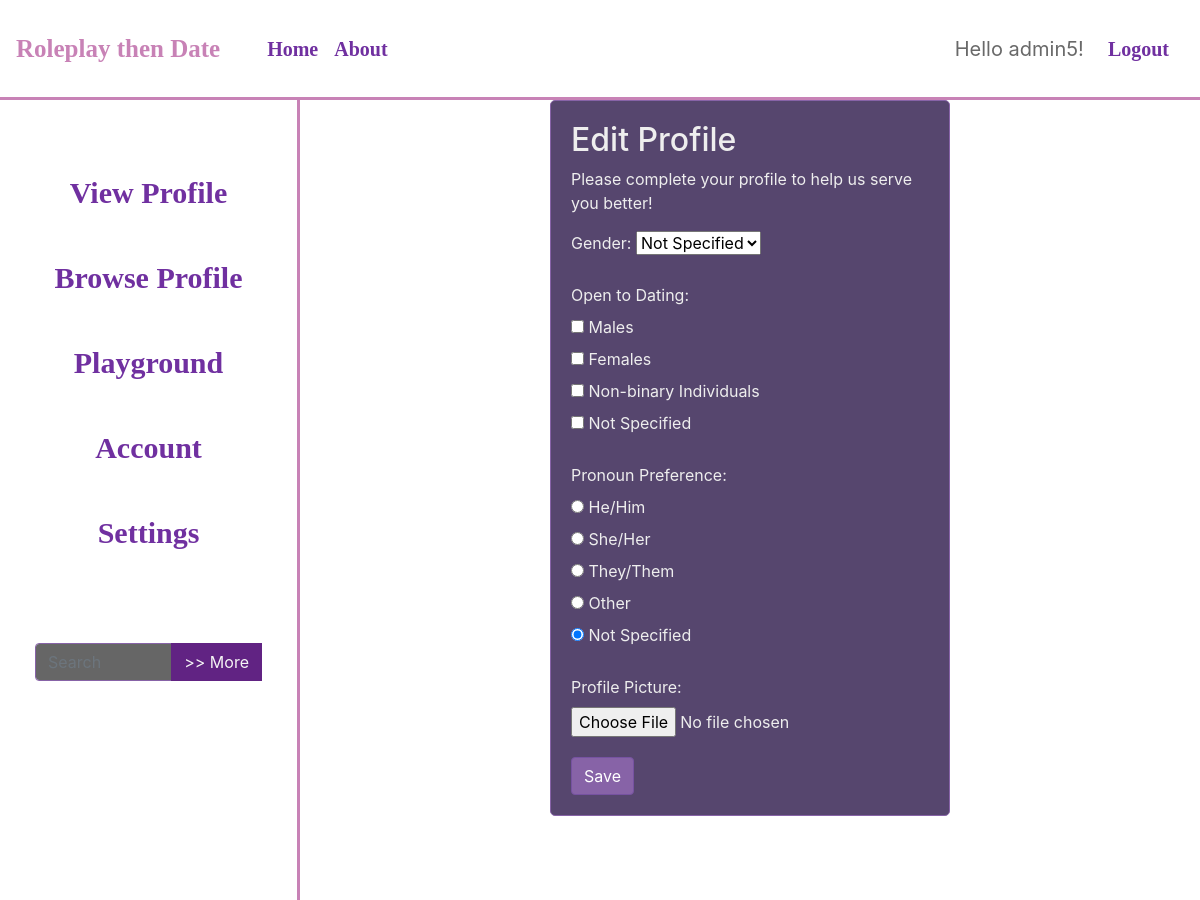
Before: /accounts/edit_profile/ (signed in) with the older database file.
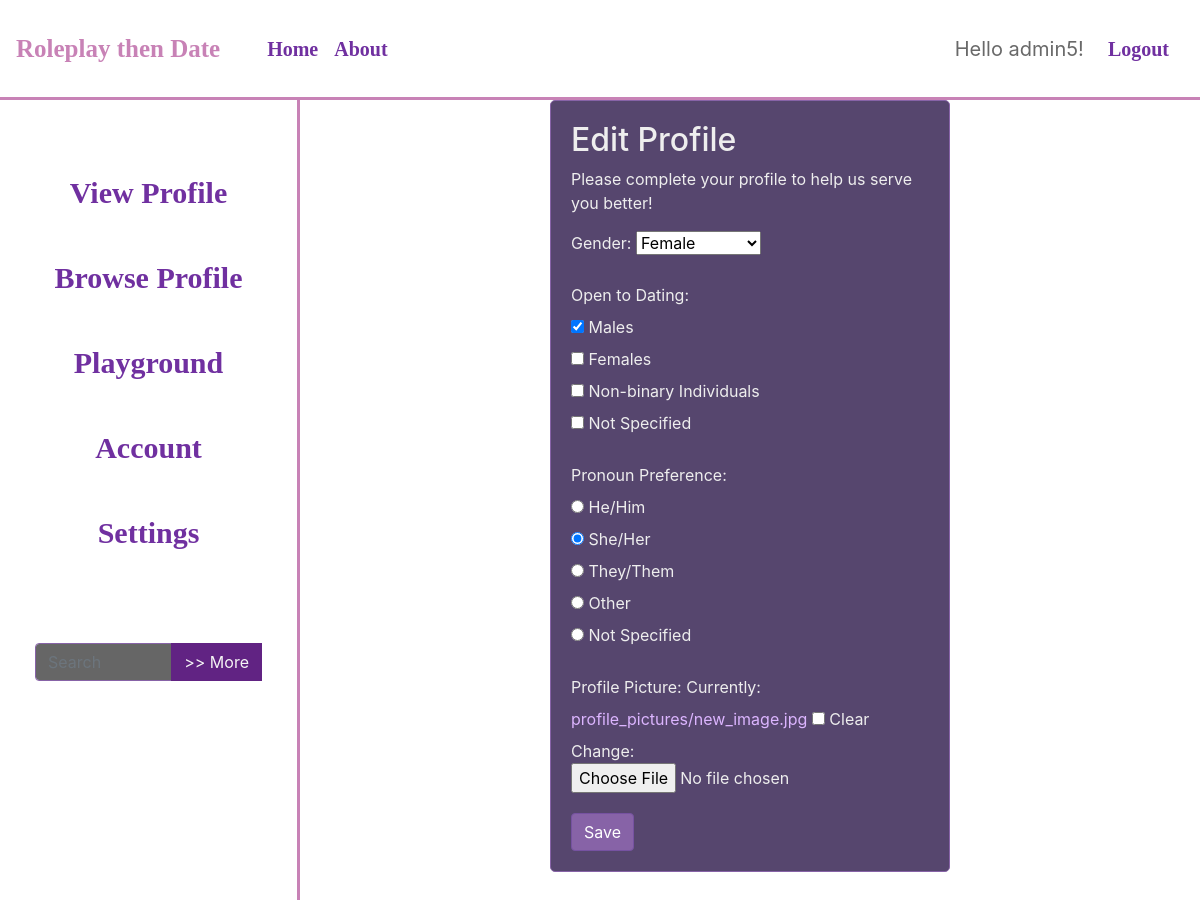
After: the same page with the newer database file.
### accounts/models.py (models this page shows, shortened)
class Profile(models.Model):
    user = models.OneToOneField(User, on_delete=models.CASCADE)
    open_to_dating = models.ManyToManyField(DatingPreference, blank=True)
    GENDER_CHOICES = [
        ("M", "Male"),
        ("F", "Female"),
        ("N", "Non-binary"),
        ("NS", "Not Specified"),  # added this for completeness
    ]
    gender = models.CharField(max_length=2, choices=GENDER_CHOICES, default="NS")
    pronoun_preference = models.CharField(
        max_length=20,
        choices=[
            ("not_specified", "Not specified"),
            ("he_him", "He/Him"),
            ("she_her", "She/Her"),
            ("they_them", "They/Them"),
            ("other", "Other"),
        ],
        default="not_specified",
    )
    custom_pronoun = models.CharField(max_length=255, blank=True, null=True)
    profile_picture = models.ImageField(
        upload_to="profile_pictures/", blank=True, null=True
    )

### accounts/views.py (the view)
# urls.py: path("edit_profile/", edit_profile, name="edit_profile"),
@login_required
def edit_profile(request):
    profile = request.user.profile  # refers to the currently authenticated user
    if request.method == "POST":
        form = EditProfileForm(request.POST, request.FILES, instance=profile)
        if form.is_valid():
            _handle_form_valid(request, form)
            return HttpResponseRedirect(reverse("profile_updated"))
        else:
            messages.error(
                request, "There was an error in the form. Please check your inputs."
            )
    else:
        form = EditProfileForm(instance=profile)
    return render(request, "accounts/profile/edit_profile.html", {"form": form})

### accounts/forms.py (shortened to what this page needs)
class EditProfileForm(forms.ModelForm):
    GENDER_CHOICES = Profile.GENDER_CHOICES  # Use the choices from the Profile model
    pronoun_preference = forms.ChoiceField(
        choices=[
            ("he_him", "He/Him"),
            ("she_her", "She/Her"),
            ("they_them", "They/Them"),
            ("other", "Other"),
            ("not_specified", "Not Specified"),  # Added this choice
        ],
        widget=forms.RadioSelect,
        required=False,
    )
    open_to_dating = forms.ModelMultipleChoiceField(
        queryset=DatingPreference.objects.all(),
        widget=forms.CheckboxSelectMultiple,
        required=False,
    )
    custom_pronoun = forms.CharField(
        max_length=255,
        required=False,
        widget=forms.TextInput(attrs={"placeholder": "Custom Pronoun"}),
    )
    profile_picture = forms.ImageField(
        required=False,
        widget=forms.ClearableFileInput(attrs={"accept": "image/*"}),
    )
    class Meta:
        model = Profile
        fields = (
            "gender",
            "open_to_dating",
            "pronoun_preference",
            "custom_pronoun",
            "profile_picture",
        )

### accounts/models.py (called while the page is built)
    def __str__(self):
        return (
            self.get_gender_display()
        )  # Using get_gender_display for better representation

### accounts/templates/accounts/profile/edit_profile.html (shortened to what this page needs)
{% extends "base.html" %}
{% block content %}
  <div class="profile-edit-container">
    <h2>Edit Profile</h2>
    <p>Please complete your profile to help us serve you better!</p>
    <form method="post" action="{% url 'edit_profile' %}" enctype="multipart/form-data">
      <div class="form-group">
        <label>Gender:</label>
        {{ form.gender }}
      </div>
      <div class="form-group">
        <label>Open to Dating:</label>
        {{ form.open_to_dating }}
      </div>
      <div class="form-group">
        <label>Pronoun Preference:</label>
        {% for choice in form.pronoun_preference %}
            <div class="radio-option">
                <label>
                    {{ choice.tag }}
                    {{ choice.choice_label }}
                </label>
            </div>
        {% endfor %}
      </div>
      <div class="form-group">
        <label for="{{ form.profile_picture.id_for_label }}">Profile Picture:</label>
        {{ form.profile_picture }}
      </div>
      <button type="submit" class="btn btn-primary">Save</button>
    </form>
  </div>
{% endblock %}

### templates/base.html (shortened to what this page needs)
<!DOCTYPE html>
<html lang="en">
<head>
    {% load static %}
    <link rel="stylesheet" href="https://cdn.jsdelivr.net/npm/bootstrap@4.5.3/dist/css/bootstrap.min.css">
    <link rel="stylesheet" href="{% static 'css/styles.css' %}" />
</head>
<body>
<nav class="navbar navbar-expand-md navbar-dark bg-steel fixed-top">
    <a class="navbar-brand mr-4" href="/">Roleplay then Date</a>
    <div class="container">
      <div class="collapse navbar-collapse" id="navbarToggle">
        <div class="navbar-nav mr-auto">
          <a class="nav-item nav-link" href="{% url 'home' %}" style="font-size:20px; font-weight:bolder; color: #7030a0;font-family:Luminari; ">Home</a>
          <a class="nav-item nav-link" href="{% url 'about' %}" style="font-size:20px; font-weight:bolder; color: #7030a0;font-family:Luminari; ">About</a>
        </div>
        <div class="navbar-nav" style="font-size: 20px; color:dimgray">
          {% if user.is_authenticated %}
              Hello {{ request.user }}!
              <a href="{% url 'logout' %}" style="font-size:20px; font-weight:bolder; color: #7030a0;font-family:Luminari; ">Logout</a>
          {% else %}
              <a class="nav-item nav-link" href="{% url 'login' %}" style="font-size:20px; font-weight:bolder; color: #7030a0;font-family:Luminari; ">Login</a>
              <a class="nav-item nav-link" href="{% url 'signup' %}" style="font-size:20px; font-weight:bolder; color: #7030a0;font-family:Luminari; ">Signup</a>
          {% endif %}
        </div>
      </div>
    </div>
  </nav>
<main role="main" class="container-fluid">
    <div class="row">
        {% if user.is_authenticated %}
        <div class="col-md-3 sidebar">
            <a href="{% url 'view_profile' %}">View Profile</a>
            <a href="{% url 'browse_profiles' %}">Browse Profile</a>
            <a href="#">Playground</a>
            <a href="{% url 'account' %}">Account</a>
            <a href="#">Settings</a>
            <div class="search-container mt-5">
                <div class="input-group">
                    <input type="text" class="form-control" placeholder="Search">
                    <div class="input-group-append">
                        <button class="btn search-button" type="button">>> More</button>
                    </div>
                </div>
            </div>
        </div>
        {% endif %}
        <div class="col-md-9">
            <div class="{% if user.is_authenticated %}center-screen{% else %}col-md-12{% endif %}">
                {% block content %}{% endblock %}
            </div>
        </div>
    </div>
</main>
</body>
</html>

### static_dev/css/styles.css (style rules this page uses)
body { padding-top: 100px; background-image: url('../images/background.png'); background-size: cover; background-attachment: fixed; color: #eee; }
.profile-edit-container { max-width: 400px; margin: 0 auto; padding: 20px; border: 1px solid #8763a7; border-radius: 5px; background-color: rgba(44, 24, 74, 0.8); }
.form-group { margin-bottom: 20px; }
.form-control { margin-bottom: 10px; background-color: rgba(0,0,0,0.6); border-color: #8763a7; color: #eee; }
.btn-primary { background-color: #8763a7; border-color: #7652a1; }
a { color: #dcb5ff; }
.bg-steel .nav-link { color: rgba(255, 255, 255, 0.5); }

### templates/base.html (style rules this page uses)
.navbar { background-color: #0E6655; border-bottom: 3px solid #196F3D; background-color: #ffffff; height: 100px; border-bottom: 3px solid #c882b6; }
.navbar-brand { color: #c882b6 !important; font-family: Gelion-Bold; font-weight: bolder; font-size: 25px; margin-left: 0px; padding-left: 0px; }
.sidebar { background-color: #ffffff; height: 100vh; padding-top: 50px; border-right: 3px solid #c882b6; }
.sidebar a { font-size: 30px; font-family: Gelion-Bold; color: #7030a0; padding: 20px; display: block; text-decoration: none; text-align: center; font-weight: bold ; }
.search-container { padding: 20px; color: wheat; }
.search-button { border-radius: 0; color: whitesmoke; background-color: #612383; }

Changed rows visible on the page:
changed Profile: gender "Not Specified" → "Female"
Other visible differences:
form field open_to_dating: "☐ ☐ ☐ ☐" → "☑ ☐ ☐ ☐"
form field pronoun_preference: "☐ She/Her" → "☑ She/Her"
form field pronoun_preference: "☑ Not Specified" → "☐ Not Specified"
form field profile_picture: (not shown) → "☐"
text now shown: "Currently: profile_pictures/new_image.jpg Clear Change:"
